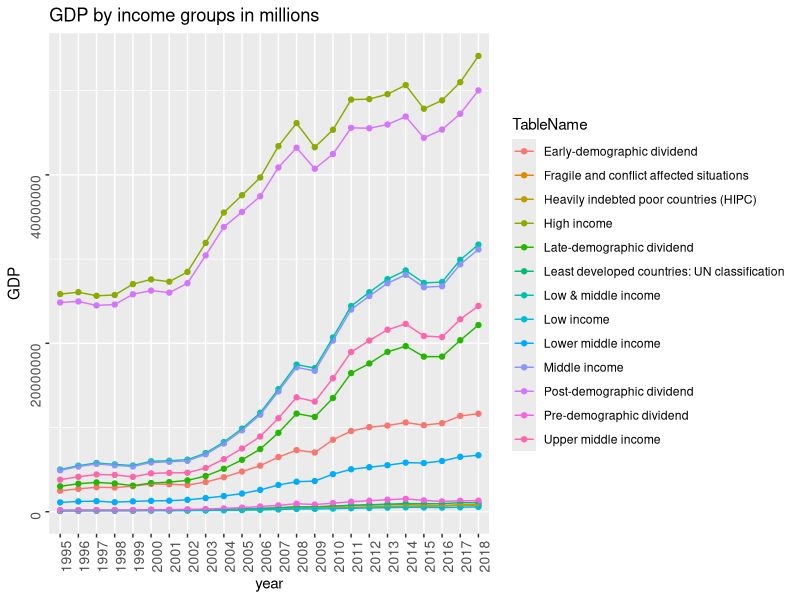
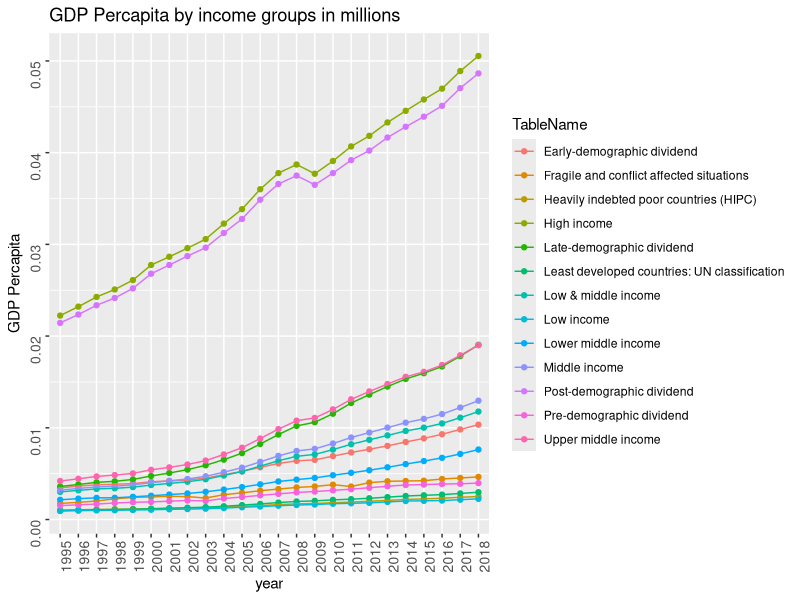
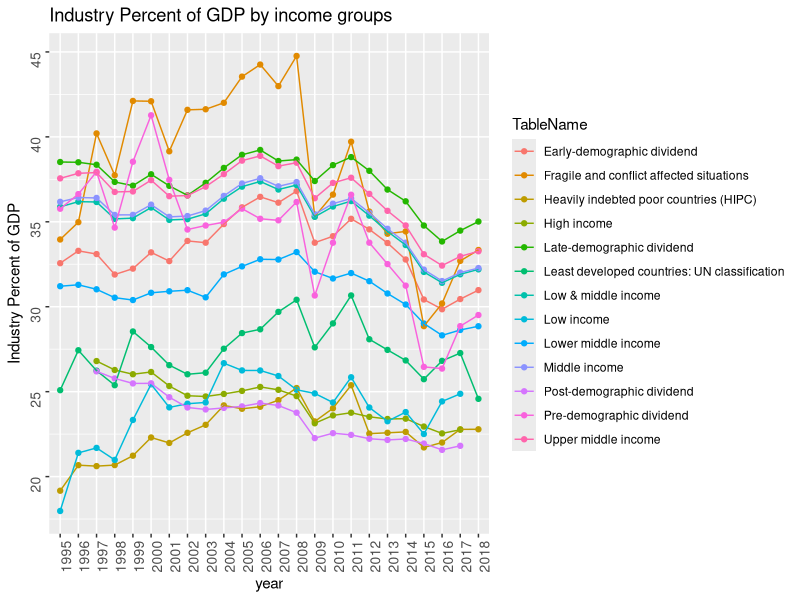
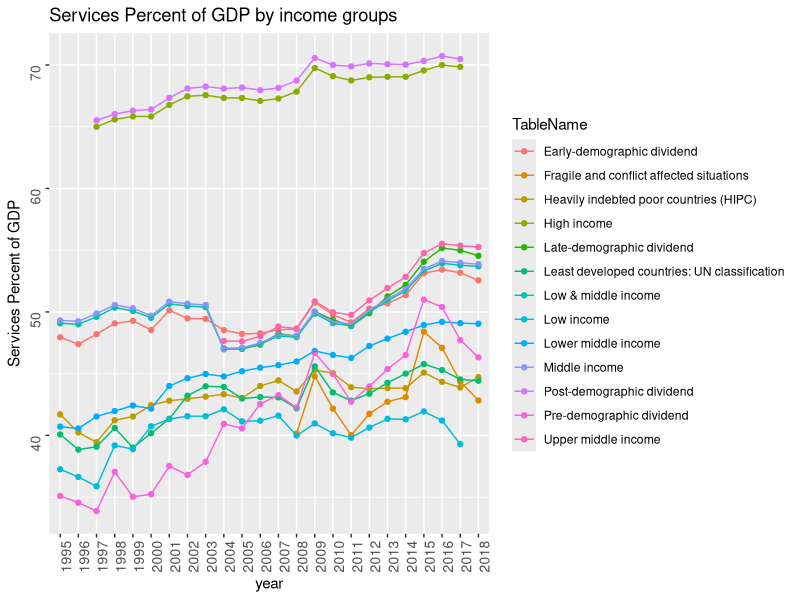
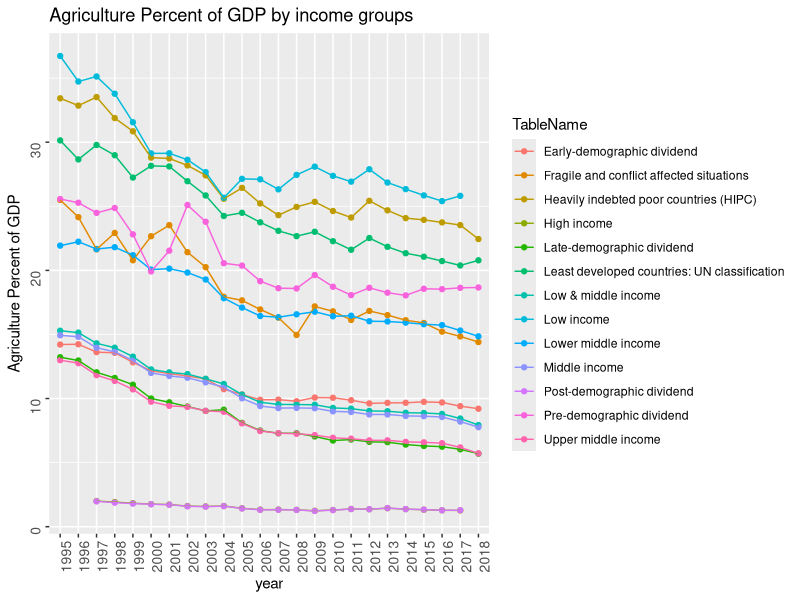
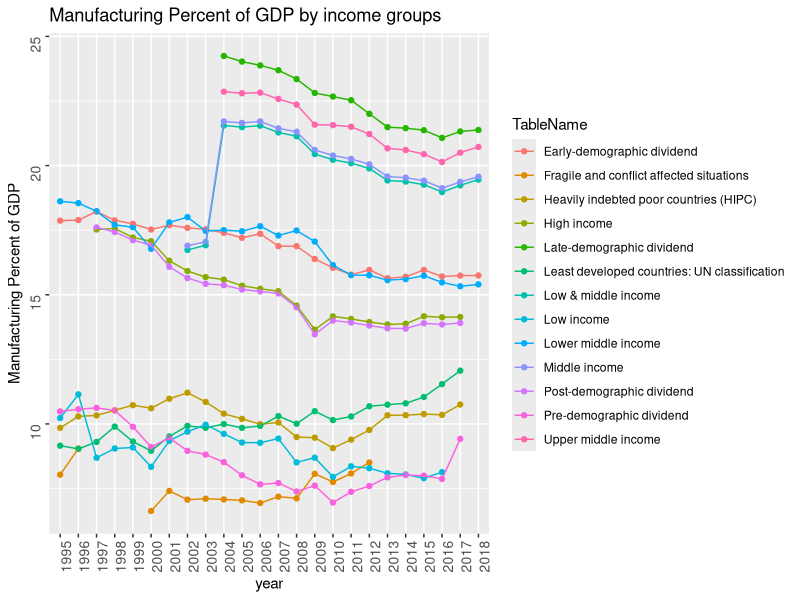

Reproduce these figures in R, in order.
## ---- chunk 1
knitr::opts_chunk$set(echo = TRUE)
## ---- chunk 2

library(readxl)
library(dplyr)

#diable scientific notation, so that actual decimal values are imported instead of exponential factors
options(scipen = 999)


# Importing country Metadta dataset into R
country_metadata_dataset <- read_excel("GDP.xls", col_names = TRUE, sheet = "Metadata - Countries")

# Importing GDP (1995-2018) by country dataset into R
gdp_dataset <- read_excel("GDP.xls", col_names = TRUE, sheet = "Data", skip = 3) %>%
  data.frame(., stringsAsFactors = F) %>%
  select(., 1,2,3,40:63)

# Importing GDP percapita (1995-2018) by country dataset into R
gdp_percapita_dataset <- read_excel("GDP per Capita.xls", col_names = TRUE, sheet = "Data", skip = 3) %>%
  data.frame(., stringsAsFactors = F) %>%
  select(., 1,2,3,40:63)

# Importing Manufacturing GDP (1995-2018) percentage by country dataset into R
gdp_manufacturing_dataset <- read_excel("Manufacturing.xls", col_names = TRUE, sheet = "Data", skip = 3) %>%
  data.frame(., stringsAsFactors = F) %>%
  select(., 1,2,3,40:63)

# Importing Agriculture GDP (1995-2018) percentage by country dataset into R
gdp_agriculture_dataset <- read_excel("Agriculture.xls", col_names = TRUE, sheet = "Data", skip = 3) %>%
  data.frame(., stringsAsFactors = F) %>%
  select(., 1,2,3,40:63)

# Importing Service GDP (1995-2018) percentage by country dataset into R
gdp_service_dataset <- read_excel("Service.xls", col_names = TRUE, sheet = "Data", skip = 3) %>%
  data.frame(., stringsAsFactors = F) %>%
  select(., 1,2,3,40:63)

# Importing Industries GDP (1995-2018) percentage by country dataset into R
gdp_industries_dataset <- read_excel("Industries.xls", col_names = TRUE, sheet = "Data", skip = 3) %>%
  data.frame(., stringsAsFactors = F) %>%
  select(., 1,2,3,40:63)

head(gdp_dataset)

## ---- chunk 3

library(tidyr)
library(stringr)
df1 <- gather(gdp_dataset, "year", "GDP", 4:27) %>% select(1, 4, 5)
df1$GDP <- df1$GDP/1000000
df2 <- gather(gdp_percapita_dataset, "year", "GDP Percapita", 4:27) %>% select(1, 4, 5)
df2$`GDP Percapita` <- df2$`GDP Percapita`/1000000
df3 <- gather(gdp_industries_dataset, "year", "Industry Percent of GDP", 4:27) %>% select(1, 4, 5)
df4 <- gather(gdp_service_dataset, "year", "Services Percent of GDP", 4:27) %>% select(1, 4, 5)
df5 <- gather(gdp_agriculture_dataset, "year", "Agriculture Percent of GDP", 4:27) %>% select(1, 4, 5)
df6 <- gather(gdp_manufacturing_dataset, "year", "Manufacturing Percent of GDP", 4:27) %>% select(1, 4, 5)
df <- merge(df1, df2, all.y = T)
df <- merge(df, df3, all.y = T)
df <- merge(df, df4, all.y = T)
df <- merge(df, df5, all.y = T)
df <- merge(df, df6, all.y = T)
df <- merge(country_metadata_dataset, df, by.x = "TableName", by.y = "Country.Name", all.y = T)

df$year <- str_extract(df$year, "[:digit:]+")

head(df)

## ---- chunk 4
library(ggplot2)
library(dplyr)

incomegroup_df <- df %>%
  filter(., is.na(IncomeGroup)) %>%
  filter(., `Country Code` %in% c("EAR","FCS","HIC","HPC","LDC","LIC","LMC","LMY","LTE","MIC","PRE","PST","UMC")) %>%
  arrange(TableName, year)

incomegroup_df

ggplot(incomegroup_df, aes(x=year, colour=TableName, group = TableName)) +
  geom_point(aes(y = `GDP`)) + 
  geom_line(aes(y = `GDP`)) +
  theme(axis.text.x = element_text(size=10, angle=90)) +
  theme(axis.text.y = element_text(size=10, angle=90)) +
  labs(title = "GDP by income groups in millions")

ggplot(incomegroup_df, aes(x=year, colour=TableName, group = TableName)) +
  geom_point(aes(y = `GDP Percapita`)) + 
  geom_line(aes(y = `GDP Percapita`)) +
  theme(axis.text.x = element_text(size=10, angle=90)) +
  theme(axis.text.y = element_text(size=10, angle=90)) +
  labs(title = "GDP Percapita by income groups in millions")

ggplot(incomegroup_df, aes(x=year, colour=TableName, group = TableName)) +
  geom_point(aes(y = `Industry Percent of GDP`)) + 
  geom_line(aes(y = `Industry Percent of GDP`)) +
  theme(axis.text.x = element_text(size=10, angle=90)) +
  theme(axis.text.y = element_text(size=10, angle=90)) +
  labs(title = "Industry Percent of GDP by income groups")

ggplot(incomegroup_df, aes(x=year, colour=TableName, group = TableName)) +
  geom_point(aes(y = `Services Percent of GDP`)) + 
  geom_line(aes(y = `Services Percent of GDP`)) +
  theme(axis.text.x = element_text(size=10, angle=90)) +
  theme(axis.text.y = element_text(size=10, angle=90)) +
  labs(title = "Services Percent of GDP by income groups")

ggplot(incomegroup_df, aes(x=year, colour=TableName, group = TableName)) +
  geom_point(aes(y = `Agriculture Percent of GDP`)) + 
  geom_line(aes(y = `Agriculture Percent of GDP`)) +
  theme(axis.text.x = element_text(size=10, angle=90)) +
  theme(axis.text.y = element_text(size=10, angle=90)) +
  labs(title = "Agriculture Percent of GDP by income groups")

ggplot(incomegroup_df, aes(x=year, colour=TableName, group = TableName)) +
  geom_point(aes(y = `Manufacturing Percent of GDP`)) + 
  geom_line(aes(y = `Manufacturing Percent of GDP`)) +
  theme(axis.text.x = element_text(size=10, angle=90)) +
  theme(axis.text.y = element_text(size=10, angle=90)) +
  labs(title = "Manufacturing Percent of GDP by income groups")
